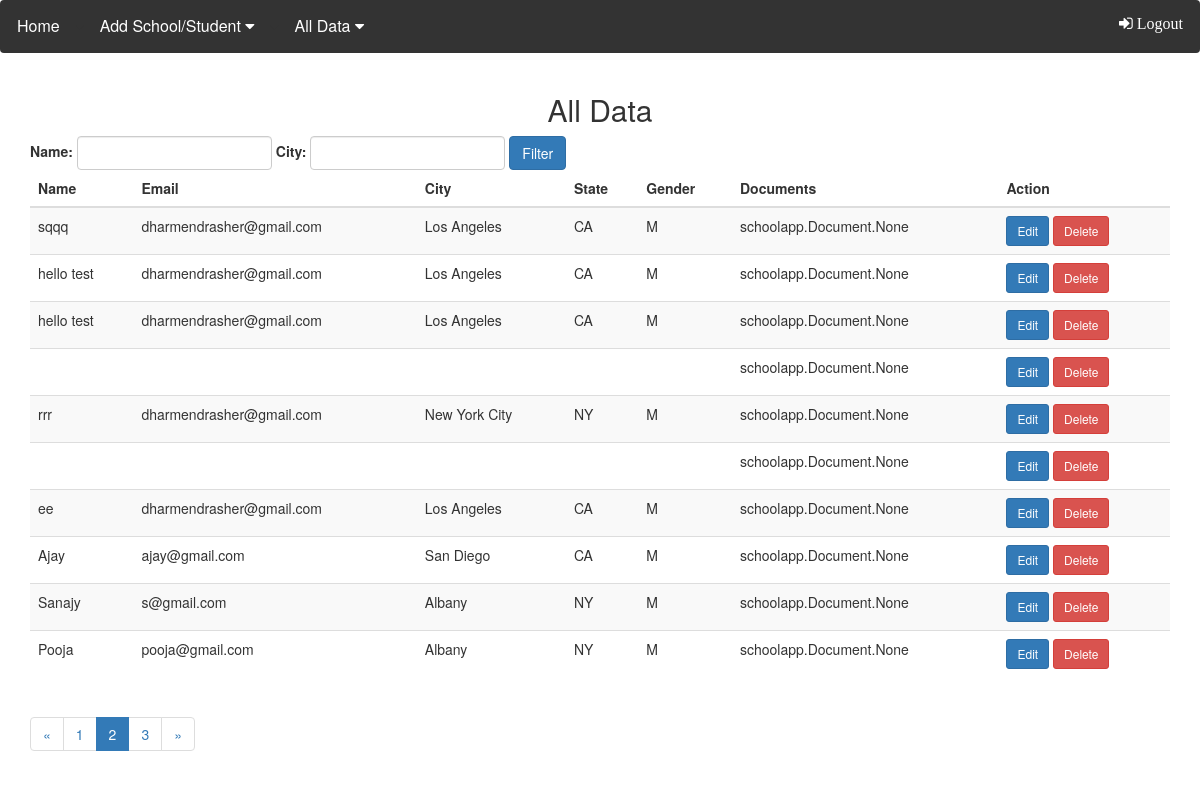
Page /app/all-data/?page=2 (signed in) on the committed database.
### schoolapp/models.py (models this page shows, shortened)
class NewUser(models.Model):
    GENDER_CHOICES = (
        ('M', 'Male'),
        ('F', 'Female'),
        ('O', 'Other'),
    )
    name = models.CharField(max_length=255)
    password = models.CharField(max_length=255)
    email = models.EmailField()
    city = models.CharField(max_length=255)
    state = models.CharField(max_length=255)
    gender = models.CharField(max_length=1, choices=GENDER_CHOICES)
    documents = models.ManyToManyField('Document')

### schoolapp/views.py (the view)
# urls.py: path('all-data/', all_data, name='all_data'),
@login_required
def all_data(request):
    try:
        users = NewUser.objects.all()
        name = request.GET.get('name')
        city = request.GET.get('city')
        if name:
            users = users.filter(name__icontains=name)
        else:
            name = ""
        if city:
            users = users.filter(city__icontains=city)
        else:
            city = ""
        paginator = Paginator(users, 10)
        page_number = request.GET.get('page')
        page_obj = paginator.get_page(page_number)
        context = {
            'page_obj': page_obj,
            'name': name,
            'city': city
        }
        return render(request, 'all_data.html', context)
    except Exception as e:
        messages.error(request, "Please login to access data.")
        return redirect('/app/')

### schoolapp/template/all_data.html
{% include "header.html" %}
<link rel="stylesheet" href="https://maxcdn.bootstrapcdn.com/bootstrap/3.4.1/css/bootstrap.min.css">
<div class="container">
  <center><h2>All Data</h2></center>
  <form method="GET" action="{% url 'all_data' %}" class="form-inline">
    <div class="form-group">
      <label for="name">Name:</label>
      <input type="text" name="name" class="form-control" value="{{ name }}">
    </div>
    <div class="form-group">
      <label for="city">City:</label>
      <input type="text" name="city" class="form-control" value="{{ city }}">
    </div>
    <button type="submit" class="btn btn-primary">Filter</button>
  </form>
  <table class="table table-striped">
    <thead>
      <tr>
        <th>Name</th>
        <th>Email</th>
        <th>City</th>
        <th>State</th>
        <th>Gender</th>
        <th>Documents</th>
        <th>Action</th>
      </tr>
    </thead>
    <tbody>
      {% for user in page_obj %}
        <tr>
          <td>{{ user.name }}</td>
          <td>{{ user.email }}</td>
          <td>{{ user.city }}</td>
          <td>{{ user.state }}</td>
          <td>{{ user.gender }}</td>
          <td>{{ user.documents }}</td>
          <td>
            <a href="{% url 'update_data' user.id %}" class="btn btn-primary btn-sm">Edit</a>
            <a href="{% url 'delete_data' user.id %}" class="btn btn-danger btn-sm">Delete</a>
          </td>
        </tr>
      {% endfor %}
    </tbody>
  </table>
  <nav aria-label="Pagination">
    <ul class="pagination">
      {% if page_obj.has_previous %}
        <li class="page-item">
          <a class="page-link" href="?page={{ page_obj.previous_page_number }}{% if name %}&name={{ name }}{% endif %}{% if city %}&city={{ city }}{% endif %}" aria-label="Previous">
            <span aria-hidden="true">&laquo;</span>
          </a>
        </li>
      {% else %}
        <li class="page-item disabled">
          <a class="page-link" href="#" aria-label="Previous">
            <span aria-hidden="true">&laquo;</span>
          </a>
        </li>
      {% endif %}
      {% for num in page_obj.paginator.page_range %}
        {% if page_obj.number == num %}
          <li class="page-item active">
            <span class="page-link">{{ num }} <span class="sr-only">(current)</span></span>
          </li>
        {% else %}
          <li class="page-item">
            <a class="page-link" href="?page={{ num }}{% if name %}&name={{ name }}{% endif %}{% if city %}&city={{ city }}{% endif %}">{{ num }}</a>
          </li>
        {% endif %}
      {% endfor %}
      {% if page_obj.has_next %}
        <li class="page-item">
          <a class="page-link" href="?page={{ page_obj.next_page_number }}{% if name %}&name={{ name }}{% endif %}{% if city %}&city={{ city }}{% endif %}" aria-label="Next">
            <span aria-hidden="true">&raquo;</span>
          </a>
        </li>
      {% else %}
        <li class="page-item disabled">
          <a class="page-link" href="#" aria-label="Next">
            <span aria-hidden="true">&raquo;</span>
          </a>
        </li>
      {% endif %}
    </ul>
  </nav>
</div>

### schoolapp/template/header.html (style rules this page uses)
body { font-family: Arial, Helvetica, sans-serif; }

### rows in the picture
NewUser: name "sqqq", email "dharmendrasher@gmail.com", city "Los Angeles", state "CA", gender "M", documents "schoolapp.Document.None"
NewUser: name "hello test", email "dharmendrasher@gmail.com", city "Los Angeles", state "CA", gender "M", documents "schoolapp.Document.None"
NewUser: name "hello test", email "dharmendrasher@gmail.com", city "Los Angeles", state "CA", gender "M", documents "schoolapp.Document.None"
NewUser: documents "schoolapp.Document.None"
NewUser: name "rrr", email "dharmendrasher@gmail.com", city "New York City", state "NY", gender "M", documents "schoolapp.Document.None"
NewUser: documents "schoolapp.Document.None"
NewUser: name "ee", email "dharmendrasher@gmail.com", city "Los Angeles", state "CA", gender "M", documents "schoolapp.Document.None"
NewUser: name "Ajay", email "ajay@gmail.com", city "San Diego", state "CA", gender "M", documents "schoolapp.Document.None"
NewUser: name "Sanajy", email "s@gmail.com", city "Albany", state "NY", gender "M", documents "schoolapp.Document.None"
NewUser: name "Pooja", email "pooja@gmail.com", city "Albany", state "NY", gender "M", documents "schoolapp.Document.None"

### other values in the picture
{{ num }} "1" "3"
{{ num }} "2"
